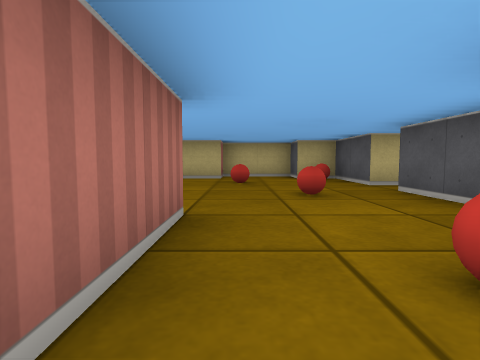
[1] (above)

15 first-person views from a walk through a cub3D level. The camera is about half as high as the walls, tilts 4° down and sees 80° across. The floor is counted in squares. Each view is taken from the middle of a square. On the plan, view 1 faces up. The plan holds only what a view shows up to about 9 squares ahead; the rest is blank. The place goes on beyond the plan.

[2]
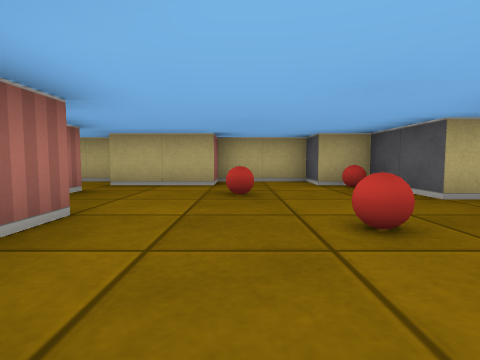

[3]
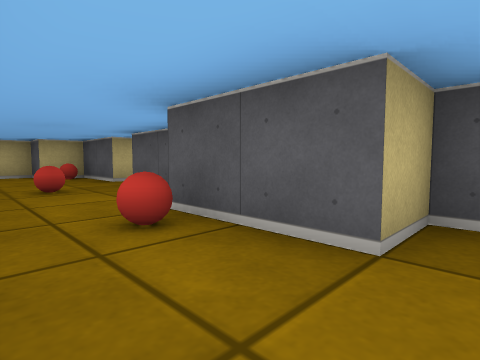

[4]
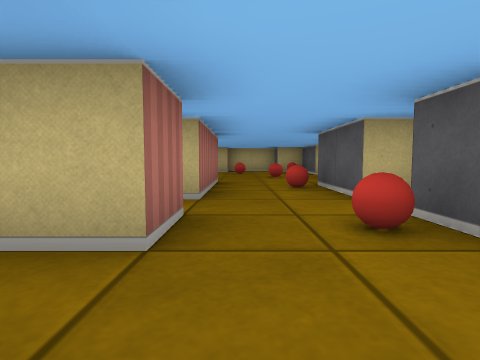

[5]
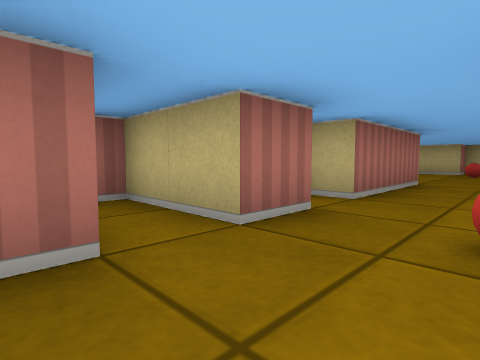

[6]
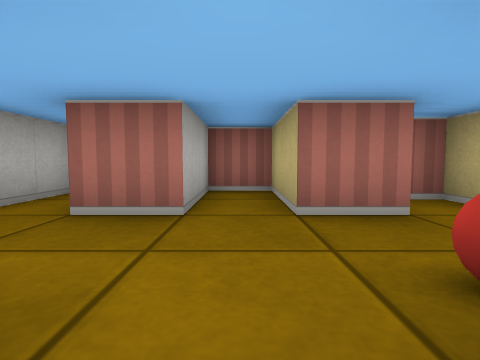

[7]
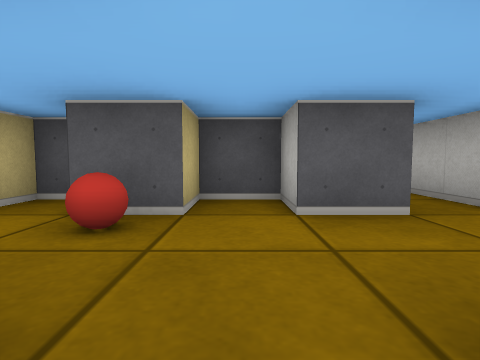

[8]
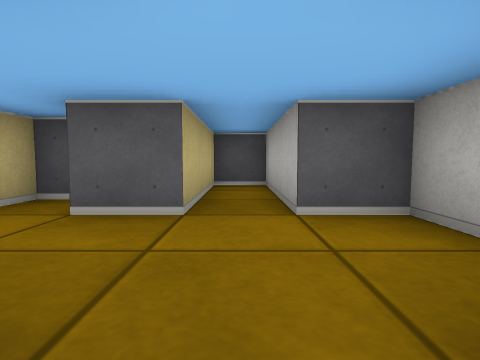

[9]
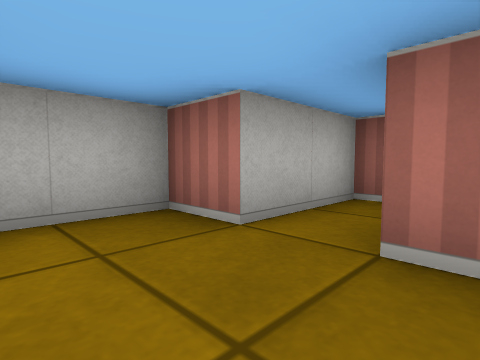

[10]
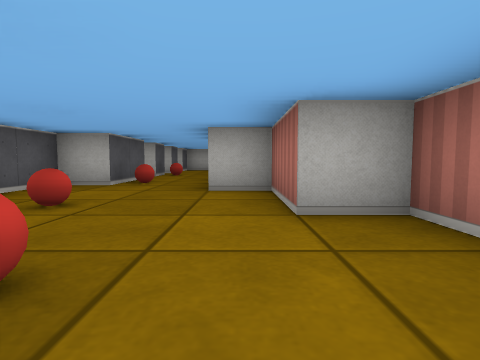

[11]
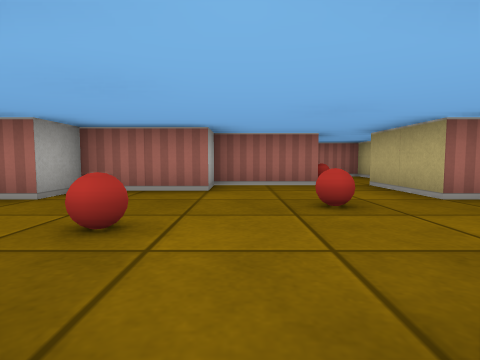

[12]
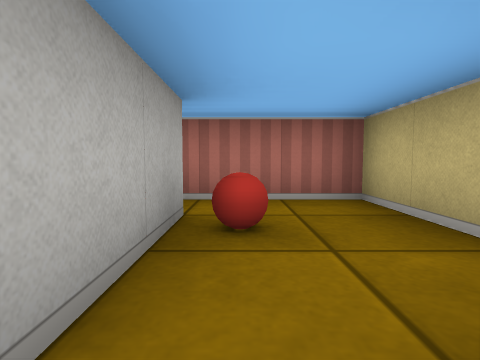

[13]
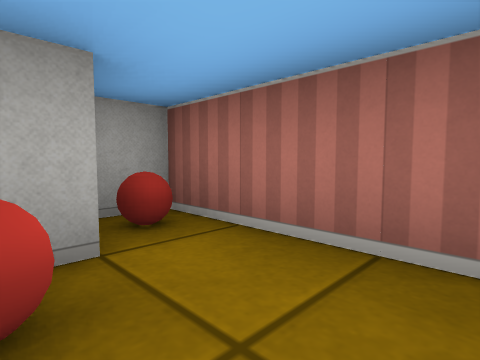

[14]
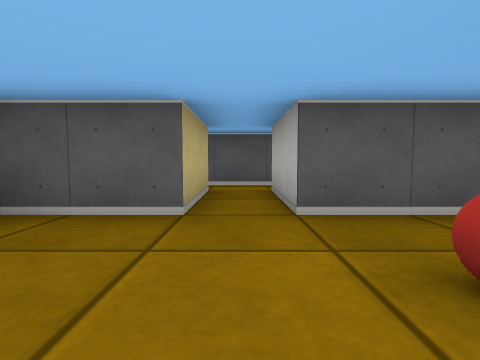

[15]
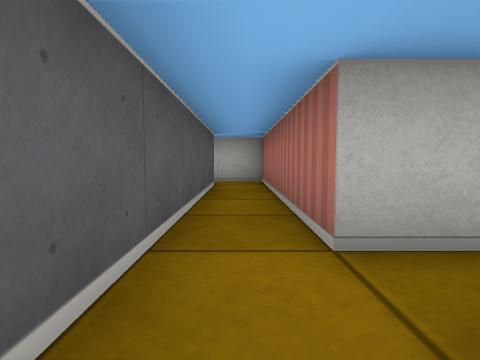

### Floor plan
Points are (right, up) in squares from view 1. A wall is a line through its corners. A room is listed if a view was taken in it or the views show most of it. See-through windows are left out.
Room 1 (views 1, 2, 3, 10, 12, 14)
walls: (2.5, 5.5) (2.5, 7.5) (1.5, 7.5) (1.5, 8.5) (-0.5, 8.5) (-0.5, 7.5) (-2.5, 7.5); (-2.5, 6.5) (-2.5, 4.5) (-1.5, 4.5) (-1.5, 2.5) (-0.5, 2.5) (-0.5, -0.5) (-1.5, -0.5) (-1.5, -1); (2.5, -1) (2.5, -0.5) (1.5, -0.5) (1.5, 1.5) (2.5, 1.5) (2.5, 4.5)
ways out: opening at (0.5, -2) to room 2; opening at (3.5, 5) to room 4; opening at (-2, 7) to room 5
objects: ball (0, 6); ball (1, 1); ball (1, 4); ball (2, 7)
Room 2 (views 4, 5, 6, 7, 9)
walls: (-0.5, -1.4) (-0.5, -2.5) (-2.5, -2.5) (-2.5, -3.5) (-0.5, -3.5) (-0.5, -4.5); (1.5, -4.5) (1.5, -3.5) (2.5, -3.5) (2.5, -2.5) (1.5, -2.5) (1.5, -1.5)
ways out: opening at (0.5, -2) to room 1; opening at (0.5, -4) to room 3
objects: ball (1, -2)
Room 3 (view 8)
walls: (-2.6, -5.5) (-0.5, -5.5) (-0.5, -6.5) (1.5, -6.5) (1.5, -5.5) (4.5, -5.5) (4.5, -4.5) (1.5, -4.5)
ways out: opening at (0.5, -4) to room 2
Room 4 (views 11, 15)
walls: (4.5, 5.5) (2.5, 5.5); (2.5, 4.5) (4.5, 4.5) (4.5, -0.5) (5.6, -0.5); (5.5, 0.6) (5.5, 5.6)
ways out: opening at (3.5, 5) to room 1
Room 5 (view 13)
walls: (-4.5, 6.5) (-2.5, 6.5); (-2.9, 8.5) (-5.5, 8.5) (-5.5, 5.5) (-4.8, 5.5)
ways out: opening at (-2, 7) to room 1
objects: ball (-5, 6); ball (-4, 7)

Where each view was taken, in squares from view 1:
view 1: 0 up, 0 right, facing up
view 2: 2 up, 0 right, facing up
view 3: 1 down, 0 right, facing up-right
view 4: 4 down, 0 right, facing up
view 5: 4 down, 1 right, facing up-left
view 6: 3 down, 2 right, facing left
view 7: 3 down, 1 left, facing right
view 8: 5 down, 1 left, facing right
view 9: 4 down, 1 right, facing down-left
view 10: 7 up, 1 left, facing down
view 11: 5 up, 3 right, facing left
view 12: 7 up, 2 left, facing left
view 13: 8 up, 4 left, facing down-left
view 14: 5 up, 0 right, facing right
view 15: 6 up, 5 right, facing down
